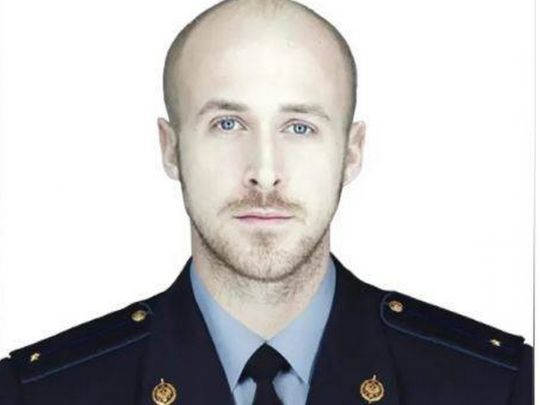
//> input picture goslov.jpg, 540 x 405 px
$ ./main   (built with g++ and OpenCV 4)
//> lines starting //> are read from the running program, lines starting //| are printed output that depends on the picture
#include <opencv2/opencv.hpp>
#include <iostream>
#include <pthread.h>
#include <cmath>
#include <chrono>

using namespace std;
using namespace std::chrono;
using namespace cv;

// Horizontal kernel - detects quick brightness changes in the horizontal direction.
const int kernelX[3][3] = {
    {-1, 0, 1},
    {-2, 0, 2},
    {-1, 0, 1}
};

// Vertical kernel - detects quick brightness changes in the vertical direction.
const int kernelY[3][3] = {
    {1, 2, 1},
    {0, 0, 0},
    {-1, -2, -1}
};

// Source image and result.
// Mat - OpenCV class to storing data.
Mat image;
Mat result;

// TreadData uses for passing parameters to threads.
struct ThreadData {
    int startRow;
    int endRow;
};

// applySobelFilter applies Sobel filter to a part of source image.
void* applySobelFilter(void* arg) {
    ThreadData* data = (ThreadData*)arg;
    int gx, gy;

    for (int i = data->startRow; i < data->endRow; ++i) {
        for (int j = 0; j < image.cols; ++j) {
            gx = gy = 0;
            // Apply Sobel kernels, with boundary checks
            for (int k = -1; k <= 1; ++k) {
                for (int l = -1; l <= 1; ++l) {
                    int row = i + k;
                    int col = j + l;
                    // Check boundaries
                    if (row >= 0 && row < image.rows && col >= 0 && col < image.cols) {
                        int pixel = image.at<uchar>(row, col);
                        gx += pixel * kernelX[k + 1][l + 1];
                        gy += pixel * kernelY[k + 1][l + 1];
                    }
                }
            }
            int magnitude = sqrt(gx * gx + gy * gy);
            result.at<uchar>(i, j) = saturate_cast<uchar>(magnitude);
        }
    }
    return nullptr;
}

int main() {
    // Loading a grayscale image
    // This is important because the Sobel filter is applied to a single-channel image.
    string imagePath = "goslov.jpg";
    image = imread(imagePath, IMREAD_GRAYSCALE);
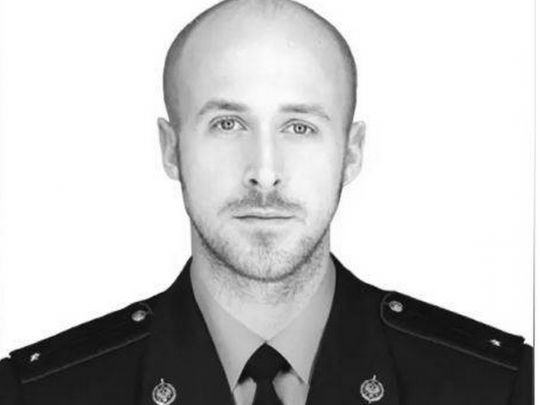
//> image: 405 rows x 540 cols, CV_8UC1; min 1, max 255, mean 194.4

    if (image.empty()) {
        cerr << "Ошибка загрузки изображения!" << endl;
        return -1;
    }

    // Creating result matrix
    result = Mat::zeros(image.rows, image.cols, image.type());

    // Testing threads number
    vector<int> threadCounts = {1, 2, 4, 8, 16, 32};

    for (int threadCount : threadCounts) {
        // Start of time measurement
        auto start = high_resolution_clock::now();

        pthread_t threads[threadCount];
        ThreadData threadData[threadCount];

        int rowsPerThread = image.rows / threadCount;

        // Treads creating
        for (int i = 0; i < threadCount; ++i) {
            threadData[i].startRow = i * rowsPerThread;
            threadData[i].endRow = (i == threadCount - 1) ? image.rows : (i + 1) * rowsPerThread;
            pthread_create(&threads[i], nullptr, applySobelFilter, &threadData[i]);
        }

        // Waiting all threads will be done
        for (int i = 0; i < threadCount; ++i) {
            pthread_join(threads[i], nullptr);
        }

        // End of time measurement
        auto end = high_resolution_clock::now();
        auto duration = duration_cast<milliseconds>(end - start).count();

        cout << "Threads: " << threadCount << ", Time: " << duration << " ms" << endl;
    }

    // Store the result
    imwrite("sobel_output.jpg", result);
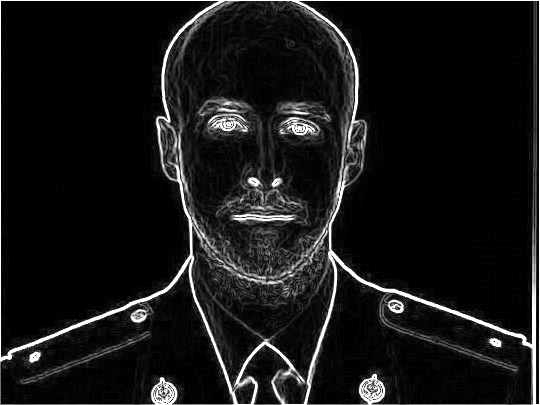
//> saved as sobel_output.jpg: 405 rows x 540 cols, CV_8UC1; min 0, max 255, mean 22.7

    return 0;
}
